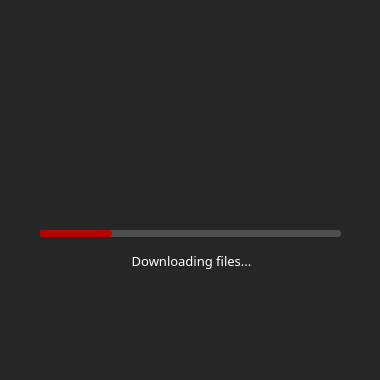
<?xml version="1.0" encoding="UTF-8"?>
<ui version="4.0">
 <class>UpdateWindow</class>
 <widget class="QMainWindow" name="UpdateWindow">
  <property name="geometry">
   <rect>
    <x>0</x>
    <y>0</y>
    <width>380</width>
    <height>380</height>
   </rect>
  </property>
  <property name="minimumSize">
   <size>
    <width>380</width>
    <height>380</height>
   </size>
  </property>
  <property name="maximumSize">
   <size>
    <width>380</width>
    <height>380</height>
   </size>
  </property>
  <property name="windowTitle">
   <string>MainWindow</string>
  </property>
  <property name="styleSheet">
   <string notr="true">QMainWindow {
	background-color: rgb(38, 38, 38);
	border-radius: 3px;
}

QLabel {
	color: white;
}</string>
  </property>
  <property name="locale">
   <locale language="English" country="UnitedStates"/>
  </property>
  <widget class="QWidget" name="centralwidget">
   <widget class="QProgressBar" name="updateProgress">
    <property name="geometry">
     <rect>
      <x>40</x>
      <y>230</y>
      <width>301</width>
      <height>7</height>
     </rect>
    </property>
    <property name="autoFillBackground">
     <bool>false</bool>
    </property>
    <property name="styleSheet">
     <string notr="true">QProgressBar {
	background-color: rgb(79, 79, 79);
	border-radius: 3px;
}
QProgressBar::chunk {
	background-color: rgb(183, 3, 3);
	border-radius: 3px;
}</string>
    </property>
    <property name="value">
     <number>24</number>
    </property>
    <property name="textVisible">
     <bool>false</bool>
    </property>
    <property name="invertedAppearance">
     <bool>false</bool>
    </property>
    <property name="textDirection">
     <enum>QProgressBar::TopToBottom</enum>
    </property>
    <property name="format">
     <string notr="true"/>
    </property>
   </widget>
   <widget class="QLabel" name="updateText">
    <property name="geometry">
     <rect>
      <x>46</x>
      <y>240</y>
      <width>291</width>
      <height>41</height>
     </rect>
    </property>
    <property name="font">
     <font>
      <family>MS Reference Sans Serif</family>
      <pointsize>10</pointsize>
     </font>
    </property>
    <property name="text">
     <string>Downloading files...</string>
    </property>
    <property name="alignment">
     <set>Qt::AlignCenter</set>
    </property>
   </widget>
   <widget class="QLabel" name="label">
    <property name="geometry">
     <rect>
      <x>50</x>
      <y>40</y>
      <width>301</width>
      <height>191</height>
     </rect>
    </property>
    <property name="text">
     <string>&lt;html&gt;&lt;head/&gt;&lt;body&gt;&lt;p&gt;&lt;img src=&quot;:/Assets/hunterpylogo.png&quot;/&gt;&lt;/p&gt;&lt;/body&gt;&lt;/html&gt;</string>
    </property>
    <property name="textFormat">
     <enum>Qt::RichText</enum>
    </property>
   </widget>
  </widget>
 </widget>
 <resources>
  <include location="hunterpyqrc.qrc"/>
 </resources>
 <connections/>
</ui>
